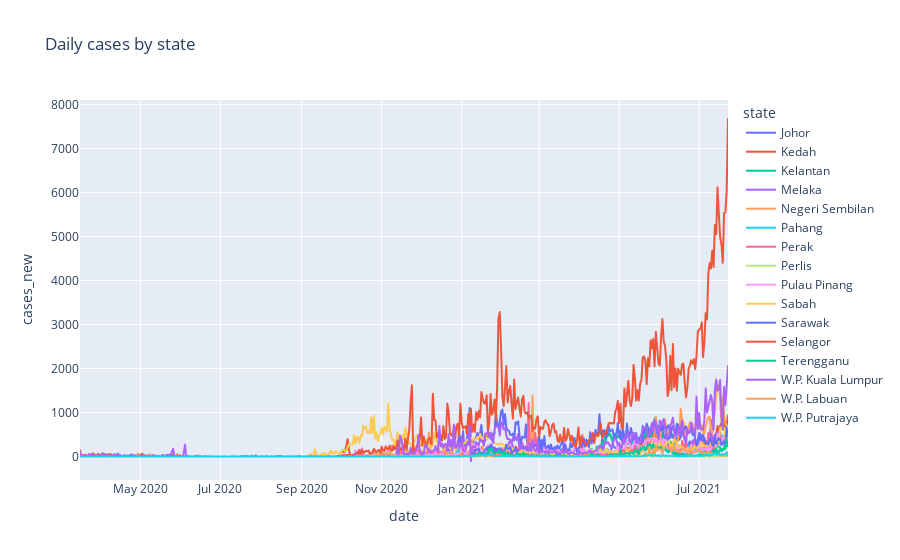

The code cell stored with this chart in its notebook:
### Code cell
px.line(states, x= 'date', y= 'cases_new', color= 'state', title= 'Daily cases by state')

### Figure 1 — Plotly figure (JSON) as saved in the notebook; plotly's stock layout.template omitted (floating-point values rounded to 4 significant figures; data arrays with more than 128 entries replaced by an {"elided": "..."} marker saying what was removed)
{"data": [{"hovertemplate": "state=Johor<br>date=%{x}<br>cases_new=%{y}<extra></extra>", "legendgroup": "Johor", "line": {"color": "#636efa", "dash": "solid"}, "mode": "lines", "name": "Johor", "showlegend": true, "type": "scattergl", "x": {"elided": "495 str values"}, "xaxis": "x", "y": {"elided": "495 int values"}, "yaxis": "y"}, {"hovertemplate": "state=Kedah<br>date=%{x}<br>cases_new=%{y}<extra></extra>", "legendgroup": "Kedah", "line": {"color": "#EF553B", "dash": "solid"}, "mode": "lines", "name": "Kedah", "showlegend": true, "type": "scattergl", "x": {"elided": "495 str values"}, "xaxis": "x", "y": {"elided": "495 int values"}, "yaxis": "y"}, {"hovertemplate": "state=Kelantan<br>date=%{x}<br>cases_new=%{y}<extra></extra>", "legendgroup": "Kelantan", "line": {"color": "#00cc96", "dash": "solid"}, "mode": "lines", "name": "Kelantan", "showlegend": true, "type": "scattergl", "x": {"elided": "495 str values"}, "xaxis": "x", "y": {"elided": "495 int values"}, "yaxis": "y"}, {"hovertemplate": "state=Melaka<br>date=%{x}<br>cases_new=%{y}<extra></extra>", "legendgroup": "Melaka", "line": {"color": "#ab63fa", "dash": "solid"}, "mode": "lines", "name": "Melaka", "showlegend": true, "type": "scattergl", "x": {"elided": "495 str values"}, "xaxis": "x", "y": {"elided": "495 int values"}, "yaxis": "y"}, {"hovertemplate": "state=Negeri Sembilan<br>date=%{x}<br>cases_new=%{y}<extra></extra>", "legendgroup": "Negeri Sembilan", "line": {"color": "#FFA15A", "dash": "solid"}, "mode": "lines", "name": "Negeri Sembilan", "showlegend": true, "type": "scattergl", "x": {"elided": "495 str values"}, "xaxis": "x", "y": {"elided": "495 int values"}, "yaxis": "y"}, {"hovertemplate": "state=Pahang<br>date=%{x}<br>cases_new=%{y}<extra></extra>", "legendgroup": "Pahang", "line": {"color": "#19d3f3", "dash": "solid"}, "mode": "lines", "name": "Pahang", "showlegend": true, "type": "scattergl", "x": {"elided": "495 str values"}, "xaxis": "x", "y": {"elided": "495 int values"}, "yaxis": "y"}, {"hovertemplate": "state=Perak<br>date=%{x}<br>cases_new=%{y}<extra></extra>", "legendgroup": "Perak", "line": {"color": "#FF6692", "dash": "solid"}, "mode": "lines", "name": "Perak", "showlegend": true, "type": "scattergl", "x": {"elided": "495 str values"}, "xaxis": "x", "y": {"elided": "495 int values"}, "yaxis": "y"}, {"hovertemplate": "state=Perlis<br>date=%{x}<br>cases_new=%{y}<extra></extra>", "legendgroup": "Perlis", "line": {"color": "#B6E880", "dash": "solid"}, "mode": "lines", "name": "Perlis", "showlegend": true, "type": "scattergl", "x": {"elided": "495 str values"}, "xaxis": "x", "y": {"elided": "495 int values"}, "yaxis": "y"}, {"hovertemplate": "state=Pulau Pinang<br>date=%{x}<br>cases_new=%{y}<extra></extra>", "legendgroup": "Pulau Pinang", "line": {"color": "#FF97FF", "dash": "solid"}, "mode": "lines", "name": "Pulau Pinang", "showlegend": true, "type": "scattergl", "x": {"elided": "495 str values"}, "xaxis": "x", "y": {"elided": "495 int values"}, "yaxis": "y"}, {"hovertemplate": "state=Sabah<br>date=%{x}<br>cases_new=%{y}<extra></extra>", "legendgroup": "Sabah", "line": {"color": "#FECB52", "dash": "solid"}, "mode": "lines", "name": "Sabah", "showlegend": true, "type": "scattergl", "x": {"elided": "495 str values"}, "xaxis": "x", "y": {"elided": "495 int values"}, "yaxis": "y"}, {"hovertemplate": "state=Sarawak<br>date=%{x}<br>cases_new=%{y}<extra></extra>", "legendgroup": "Sarawak", "line": {"color": "#636efa", "dash": "solid"}, "mode": "lines", "name": "Sarawak", "showlegend": true, "type": "scattergl", "x": {"elided": "495 str values"}, "xaxis": "x", "y": {"elided": "495 int values"}, "yaxis": "y"}, {"hovertemplate": "state=Selangor<br>date=%{x}<br>cases_new=%{y}<extra></extra>", "legendgroup": "Selangor", "line": {"color": "#EF553B", "dash": "solid"}, "mode": "lines", "name": "Selangor", "showlegend": true, "type": "scattergl", "x": {"elided": "495 str values"}, "xaxis": "x", "y": {"elided": "495 int values"}, "yaxis": "y"}, {"hovertemplate": "state=Terengganu<br>date=%{x}<br>cases_new=%{y}<extra></extra>", "legendgroup": "Terengganu", "line": {"color": "#00cc96", "dash": "solid"}, "mode": "lines", "name": "Terengganu", "showlegend": true, "type": "scattergl", "x": {"elided": "495 str values"}, "xaxis": "x", "y": {"elided": "495 int values"}, "yaxis": "y"}, {"hovertemplate": "state=W.P. Kuala Lumpur<br>date=%{x}<br>cases_new=%{y}<extra></extra>", "legendgroup": "W.P. Kuala Lumpur", "line": {"color": "#ab63fa", "dash": "solid"}, "mode": "lines", "name": "W.P. Kuala Lumpur", "showlegend": true, "type": "scattergl", "x": {"elided": "495 str values"}, "xaxis": "x", "y": {"elided": "495 int values"}, "yaxis": "y"}, {"hovertemplate": "state=W.P. Labuan<br>date=%{x}<br>cases_new=%{y}<extra></extra>", "legendgroup": "W.P. Labuan", "line": {"color": "#FFA15A", "dash": "solid"}, "mode": "lines", "name": "W.P. Labuan", "showlegend": true, "type": "scattergl", "x": {"elided": "495 str values"}, "xaxis": "x", "y": {"elided": "495 int values"}, "yaxis": "y"}, {"hovertemplate": "state=W.P. Putrajaya<br>date=%{x}<br>cases_new=%{y}<extra></extra>", "legendgroup": "W.P. Putrajaya", "line": {"color": "#19d3f3", "dash": "solid"}, "mode": "lines", "name": "W.P. Putrajaya", "showlegend": true, "type": "scattergl", "x": {"elided": "495 str values"}, "xaxis": "x", "y": {"elided": "495 int values"}, "yaxis": "y"}], "layout": {"legend": {"title": {"text": "state"}, "tracegroupgap": 0}, "title": {"text": "Daily cases by state"}, "xaxis": {"anchor": "y", "domain": [0, 1], "title": {"text": "date"}}, "yaxis": {"anchor": "x", "domain": [0, 1], "title": {"text": "cases_new"}}}}
